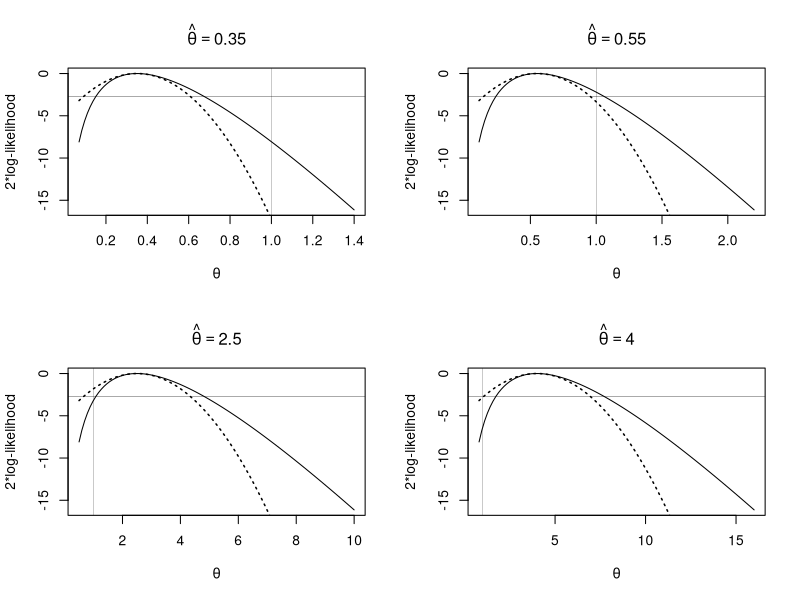

R code for this plot:

#  Figure 9.6:

n<- 5
est<- c(.35,.55,2.5,4.0)

par(mfrow=c(2,2))
for (i in 1:4){
   that <- est[i]
   sumx<- n/that
   th<- seq(that/5,that*4,len=100)
   lt<- -th*n/that + n*log(th)
   lt<- 2*(lt-max(lt))
   plot(th,lt,type='l',xlab=expression(theta),
         ylab='2*log-likelihood')
     abline(v=1,lwd=.2)
     abline(h=-qchisq(.9,1),lwd=.3)

# normal approx
  ihat <- n/that^2
  nl <- -ihat*(that-th)^2
  lines(th,nl,lty='dotted',lwd=1.5)
  title(substitute(hat(theta) == that, list(that=that)))
}
